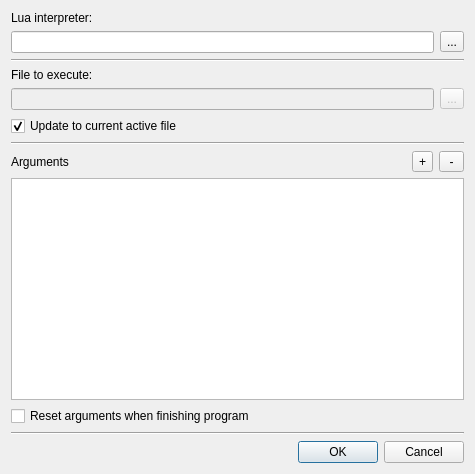
<?xml version="1.0" encoding="UTF-8"?>
<ui version="4.0">
 <class>InterpreterForm</class>
 <widget class="QDialog" name="InterpreterForm">
  <property name="geometry">
   <rect>
    <x>0</x>
    <y>0</y>
    <width>475</width>
    <height>474</height>
   </rect>
  </property>
  <property name="windowTitle">
   <string>Arguments manager</string>
  </property>
  <layout class="QVBoxLayout" name="verticalLayout_4">
   <item>
    <layout class="QVBoxLayout" name="luaVerticalLayout">
     <item>
      <widget class="QLabel" name="luaLabel">
       <property name="text">
        <string>Lua interpreter:</string>
       </property>
       <property name="buddy">
        <cstring>luaPathEdit</cstring>
       </property>
      </widget>
     </item>
     <item>
      <layout class="QHBoxLayout" name="luaHorizontalLayout">
       <item>
        <widget class="QLineEdit" name="luaPathEdit"/>
       </item>
       <item>
        <widget class="QToolButton" name="luaPathButton">
         <property name="text">
          <string>...</string>
         </property>
        </widget>
       </item>
      </layout>
     </item>
    </layout>
   </item>
   <item>
    <widget class="Line" name="line2">
     <property name="orientation">
      <enum>Qt::Horizontal</enum>
     </property>
    </widget>
   </item>
   <item>
    <layout class="QVBoxLayout" name="execVerticalLayout">
     <item>
      <widget class="QLabel" name="execLabel">
       <property name="text">
        <string>File to execute:</string>
       </property>
       <property name="buddy">
        <cstring>execPathEdit</cstring>
       </property>
      </widget>
     </item>
     <item>
      <layout class="QHBoxLayout" name="execHorizontalLayout">
       <item>
        <widget class="QLineEdit" name="execPathEdit">
         <property name="enabled">
          <bool>false</bool>
         </property>
        </widget>
       </item>
       <item>
        <widget class="QToolButton" name="execPathButton">
         <property name="enabled">
          <bool>false</bool>
         </property>
         <property name="text">
          <string>...</string>
         </property>
        </widget>
       </item>
      </layout>
     </item>
    </layout>
   </item>
   <item>
    <widget class="QCheckBox" name="updateCheckBox">
     <property name="text">
      <string>Update to current active file</string>
     </property>
     <property name="checked">
      <bool>true</bool>
     </property>
    </widget>
   </item>
   <item>
    <widget class="Line" name="line1">
     <property name="orientation">
      <enum>Qt::Horizontal</enum>
     </property>
    </widget>
   </item>
   <item>
    <layout class="QVBoxLayout" name="argsVerticalLayout">
     <item>
      <layout class="QHBoxLayout" name="argsHorizontalLayout">
       <item>
        <widget class="QLabel" name="argsLabel">
         <property name="text">
          <string>Arguments</string>
         </property>
        </widget>
       </item>
       <item>
        <spacer name="horizontalSpacer">
         <property name="orientation">
          <enum>Qt::Horizontal</enum>
         </property>
         <property name="sizeHint" stdset="0">
          <size>
           <width>40</width>
           <height>20</height>
          </size>
         </property>
        </spacer>
       </item>
       <item>
        <widget class="QToolButton" name="addArgButton">
         <property name="text">
          <string>+</string>
         </property>
        </widget>
       </item>
       <item>
        <widget class="QToolButton" name="delArgButton">
         <property name="text">
          <string> - </string>
         </property>
        </widget>
       </item>
      </layout>
     </item>
     <item>
      <widget class="QListView" name="argsListView"/>
     </item>
    </layout>
   </item>
   <item>
    <widget class="QCheckBox" name="resetCheckBox">
     <property name="text">
      <string>Reset arguments when finishing program</string>
     </property>
    </widget>
   </item>
   <item>
    <widget class="Line" name="line">
     <property name="orientation">
      <enum>Qt::Horizontal</enum>
     </property>
    </widget>
   </item>
   <item>
    <widget class="QDialogButtonBox" name="buttonBox">
     <property name="orientation">
      <enum>Qt::Horizontal</enum>
     </property>
     <property name="standardButtons">
      <set>QDialogButtonBox::Cancel|QDialogButtonBox::Ok</set>
     </property>
    </widget>
   </item>
  </layout>
 </widget>
 <tabstops>
  <tabstop>luaPathEdit</tabstop>
  <tabstop>luaPathButton</tabstop>
  <tabstop>execPathEdit</tabstop>
  <tabstop>execPathButton</tabstop>
  <tabstop>argsListView</tabstop>
  <tabstop>addArgButton</tabstop>
  <tabstop>delArgButton</tabstop>
  <tabstop>resetCheckBox</tabstop>
  <tabstop>updateCheckBox</tabstop>
  <tabstop>buttonBox</tabstop>
 </tabstops>
 <resources/>
 <connections>
  <connection>
   <sender>buttonBox</sender>
   <signal>accepted()</signal>
   <receiver>InterpreterForm</receiver>
   <slot>accept()</slot>
   <hints>
    <hint type="sourcelabel">
     <x>236</x>
     <y>354</y>
    </hint>
    <hint type="destinationlabel">
     <x>157</x>
     <y>274</y>
    </hint>
   </hints>
  </connection>
  <connection>
   <sender>buttonBox</sender>
   <signal>rejected()</signal>
   <receiver>InterpreterForm</receiver>
   <slot>reject()</slot>
   <hints>
    <hint type="sourcelabel">
     <x>295</x>
     <y>333</y>
    </hint>
    <hint type="destinationlabel">
     <x>286</x>
     <y>274</y>
    </hint>
   </hints>
  </connection>
  <connection>
   <sender>updateCheckBox</sender>
   <signal>toggled(bool)</signal>
   <receiver>execPathEdit</receiver>
   <slot>setDisabled(bool)</slot>
   <hints>
    <hint type="sourcelabel">
     <x>90</x>
     <y>133</y>
    </hint>
    <hint type="destinationlabel">
     <x>79</x>
     <y>101</y>
    </hint>
   </hints>
  </connection>
  <connection>
   <sender>updateCheckBox</sender>
   <signal>toggled(bool)</signal>
   <receiver>execPathButton</receiver>
   <slot>setDisabled(bool)</slot>
   <hints>
    <hint type="sourcelabel">
     <x>429</x>
     <y>133</y>
    </hint>
    <hint type="destinationlabel">
     <x>427</x>
     <y>106</y>
    </hint>
   </hints>
  </connection>
 </connections>
</ui>
